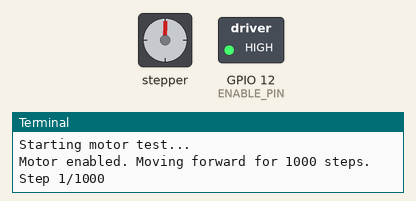
Simulated run of this program. Board: Raspberry Pi (BCM pin numbers). Parts: stepper motor, switched loads named in the program (green lamp = pin HIGH), the last lines printed to the terminal. The stepper is drawn at 200 steps a turn; pins used as bus, display or sensor lines are not drawn. At 21.0 s the program stops and its outputs stay as they are.

Above: at 0.15 s.
At 5.55 s:
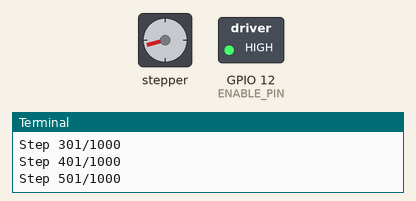
At 11.16 s:
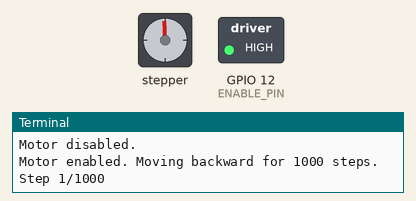
At 21.1 s:
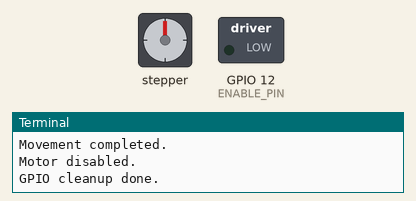
Timing chart, 0 to 22.5 s (numbered marks = the images above):
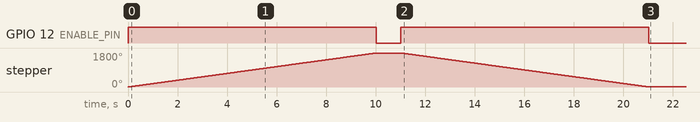

The program:

coil_motor_control.py
```python
import time
import RPi.GPIO as GPIO

# GPIO pin setup for the first motor
DIR_PIN = 13   # Direction pin
STEP_PIN = 19  # Step pin
ENABLE_PIN = 12  # Enable pin

# GPIO setup
GPIO.setmode(GPIO.BCM)
GPIO.setup(DIR_PIN, GPIO.OUT)
GPIO.setup(STEP_PIN, GPIO.OUT)
GPIO.setup(ENABLE_PIN, GPIO.OUT)

# Function to move the motor
def move_motor(steps, direction, delay):
    # Enable the motor
    GPIO.output(ENABLE_PIN, GPIO.HIGH)
    print(f"Motor enabled. Moving {'forward' if direction == GPIO.HIGH else 'backward'} for {steps} steps.")

    # Set the direction
    GPIO.output(DIR_PIN, direction)

    # Move the motor
    for i in range(steps):
        GPIO.output(STEP_PIN, GPIO.HIGH)
        time.sleep(delay)
        GPIO.output(STEP_PIN, GPIO.LOW)
        time.sleep(delay)

        if i % 100 == 0:  # Print every 100 steps for more concise output
            print(f"Step {i+1}/{steps}")

    print("Movement completed.")

    # (Optional) Disable the motor after moving
    GPIO.output(ENABLE_PIN, GPIO.LOW)
    print("Motor disabled.")

try:
    # Move motor forward 1000 steps
    print("Starting motor test...")
    move_motor(steps=1000, direction=GPIO.HIGH, delay=0.005)

    time.sleep(1)  # Wait for 1 second

    # Move motor backward 1000 steps
    move_motor(steps=1000, direction=GPIO.LOW, delay=0.005)

except KeyboardInterrupt:
    print("Program interrupted!")

finally:
    GPIO.cleanup()
    print("GPIO cleanup done.")
```

Measured:
- by itself, GPIO 12 (ENABLE_PIN): alternates HIGH for 10.0 s and LOW for 1.0 s
- by itself, stepper: turns 1800° clockwise in 10.0 s, then 1798° counter-clockwise in 10.0 s
